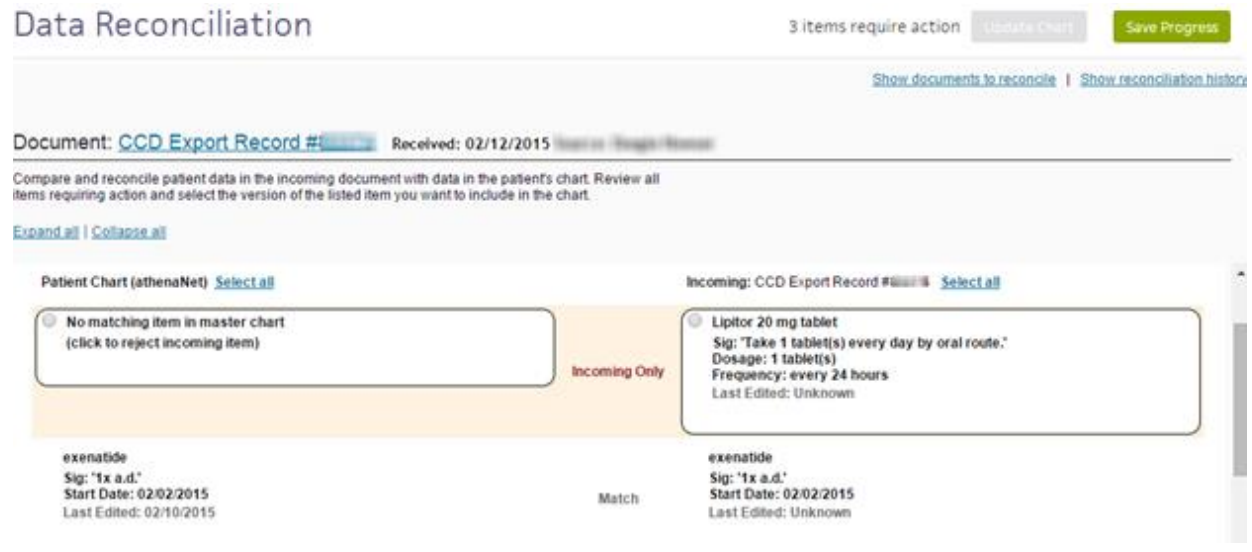
#> input picture runs/2026-11-16-medication-reconciliation-research/assets/athena-comparison-ui.png, 1252 x 552 px, given in place of epic-cornell-hires.png, which was not available
$ python prepare-crops.py
#> lines starting #> are read from the running program, lines starting #| are printed output that depends on the picture
from pathlib import Path
from PIL import Image,ImageDraw
import json
root=Path(__file__).parent
a=root/'assets'
specs=[
 ('epic-cornell-hires','epic-ambulatory-ui',(.11,.69,.90,.805)),
 ('epic-telepsychiatry-page','epic-psychiatry-ui',(.055,.30,.965,.69)),
 ('athena-review-hires','athena-reviewed-ui',(.32,.267,.586,.52)),
 ('athena-review-hires','athena-reason-ui',(.32,.545,.50,.646)),
 ('athena-review-hires','athena-status-ui',(.32,.67,.667,.811)),
 ('athena-reconcile-detail-page','athena-comparison-ui',(.16,.13,.835,.36)),
 ('original-completed','original-completed-detail',(.13,.20,.99,.433)),
 ('original-reopened','original-reopened-detail',(.13,.19,.99,.464)),
]
manifest=[]
for src,dst,box in specs:
 im=Image.open(a/(src+'.png'))
#> im is the input picture: PIL image 1252x552 RGB; mean R, G, B 242.7, 242.5, 240.9
 rect=tuple(round(v*(im.width if i%2==0 else im.height)) for i,v in enumerate(box))
#> rect = (138, 381, 1127, 444)
 crop=im.crop(rect);crop.save(a/(dst+'.png'))
#> after `crop = im.crop(rect)`:
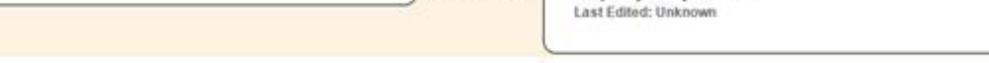
#> crop: PIL image 989x63 RGB; mean R, G, B 247.7, 242.1, 233.9
 manifest.append({'source':src+'.png','output':dst+'.png','cropPx':rect,'width':crop.width,'height':crop.height})
#> pass 2 of the loop `for src,dst,box in specs:`:
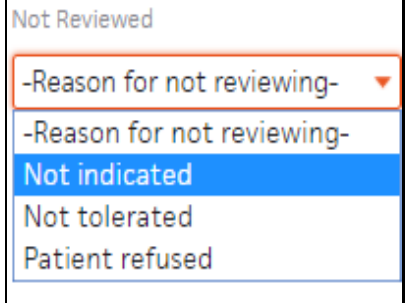
#> input picture runs/2026-11-16-medication-reconciliation-research/assets/athena-reason-ui.png, 418 x 303 px, given in place of epic-telepsychiatry-page.png, which was not available
#> im is the input picture: PIL image 418x303 RGB; mean R, G, B 213.6, 224.6, 238
#> `crop = im.crop(rect)`:
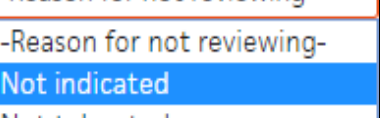
#> crop: PIL image 380x118 RGB; mean R, G, B 169.5, 204.6, 241.2
#> (the run stopped early here; a loop or call above may not have finished)
